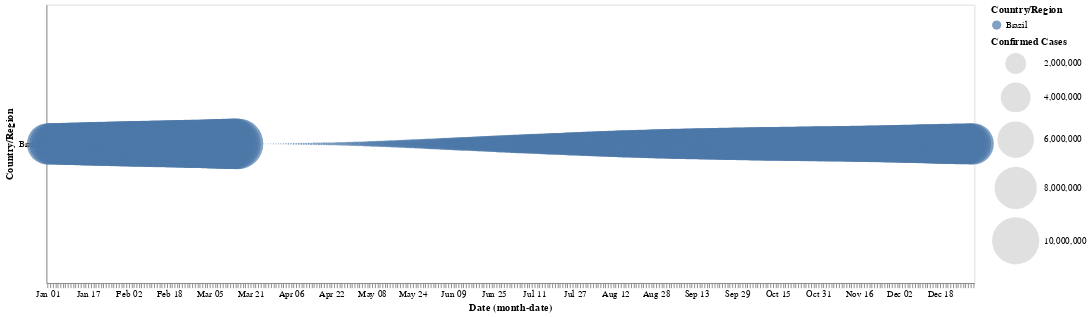

Notebook code cell kept with this figure:
### Code cell
bars = alt.Chart(selected_data).mark_bar().encode(
    y='Country/Region',
    color='Country/Region',
    x='sum(Confirmed):Q'
).properties(
    width=1000
).transform_filter(
    interval
)

circle

### Figure 1 — Vega-Lite specification as saved in the notebook (floating-point values rounded to 4 significant figures; data arrays with more than 128 entries replaced by an {"elided": "..."} marker saying what was removed)
{"config": {"view": {"continuousWidth": 400, "continuousHeight": 300}}, "data": {"name": "data-dad1864912c313ec29c2d8f04421e4cf"}, "mark": "circle", "encoding": {"color": {"condition": {"type": "nominal", "field": "Country/Region", "selection": "selector001"}, "value": "lightgray"}, "size": {"type": "quantitative", "field": "Confirmed", "legend": {"title": "Confirmed Cases"}, "scale": {"range": [0, 3000]}}, "x": {"type": "ordinal", "field": "Date", "timeUnit": "monthdate"}, "y": {"type": "nominal", "field": "Country/Region"}}, "height": 300, "selection": {"selector001": {"type": "interval"}}, "width": 1000, "$schema": "https://vega.github.io/schema/vega-lite/v4.8.1.json", "datasets": {"data-dad1864912c313ec29c2d8f04421e4cf": {"elided": "420 records"}}}
